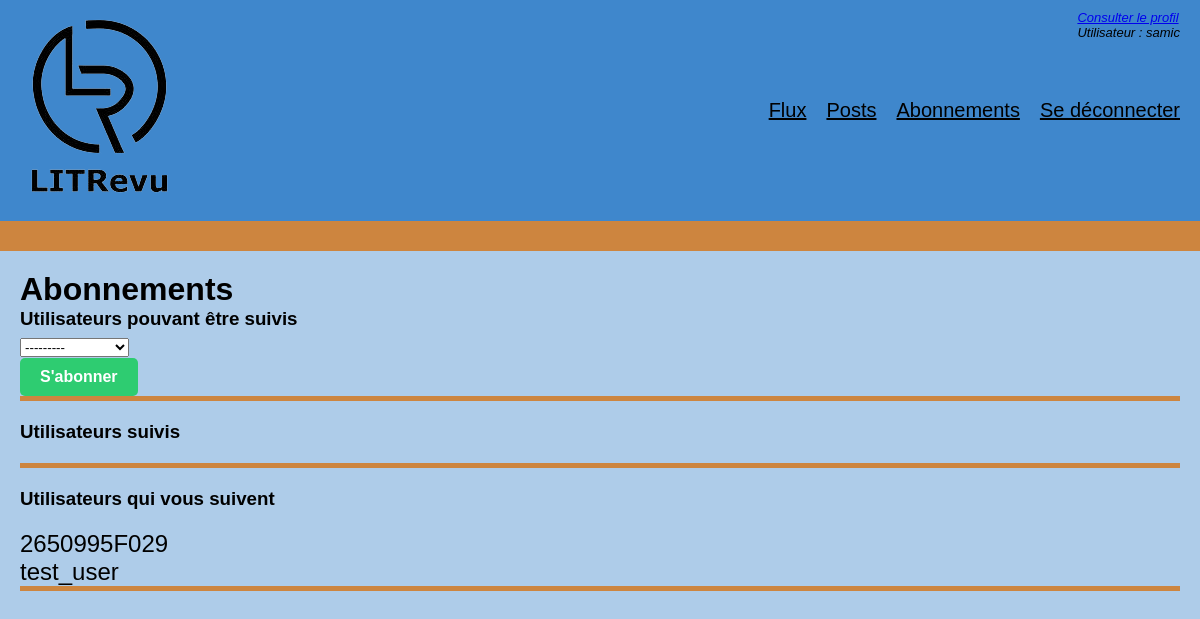
Before: /subscription/ (signed in) with the older database file.
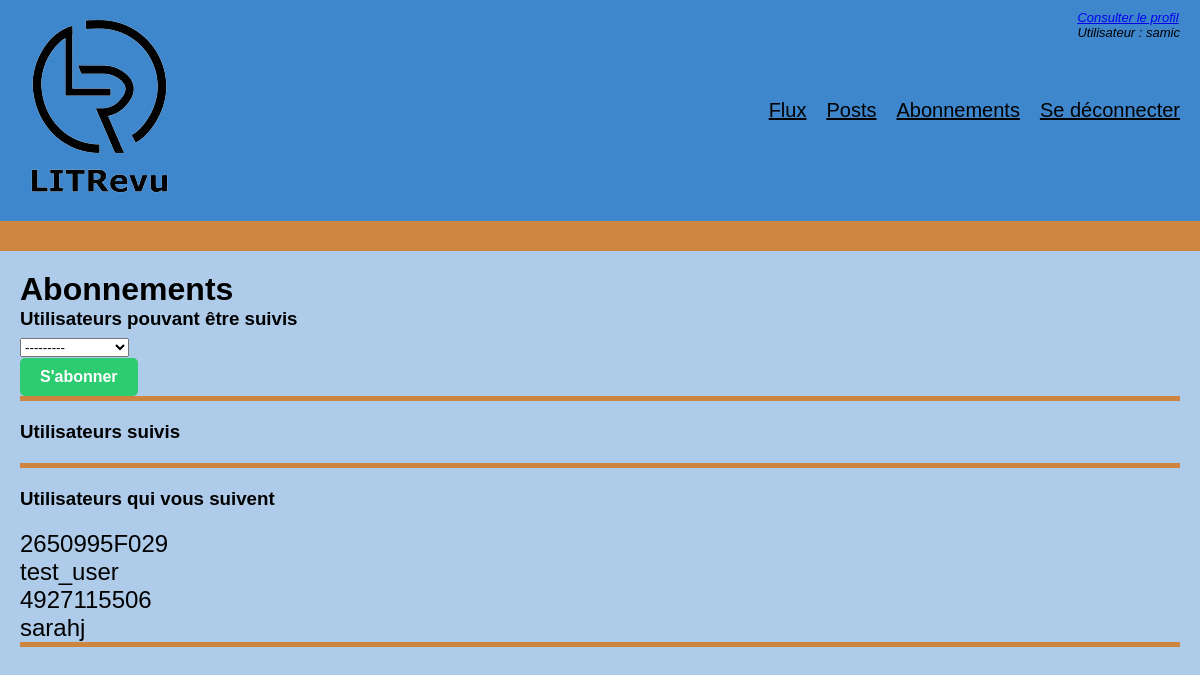
After: the same page with the newer database file.
### app_books/models.py (models this page shows)
class UserFollows(models.Model):
    user = models.ForeignKey(
        to=settings.AUTH_USER_MODEL, on_delete=models.CASCADE, related_name="following"
    )
    followed_user = models.ForeignKey(
        to=settings.AUTH_USER_MODEL,
        on_delete=models.CASCADE,
        related_name="followed_by",
    )
    class Meta:
        unique_together = (
            "user",
            "followed_user",
        )

### app_books/views.py (the view)
# urls.py: path("subscription/", views.subscription, name="subscription"),
@login_required
def subscription(request):
    already_following = request.user.following.all().values_list(
        "followed_user_id", flat=True
    )
    if request.method == "POST":
        form = SubscriptionForm(
            request.POST,
            users_to_follow=User.objects.exclude(id=request.user.id).exclude(
                id__in=already_following
            ),
        )
        if form.is_valid():
            followed_user = form.cleaned_data["users_to_follow"]
            user_follows = UserFollows(user=request.user, followed_user=followed_user)
            user_follows.save()
            return redirect("subscription")
    else:
        form = SubscriptionForm(
            users_to_follow=User.objects.exclude(id=request.user.id).exclude(
                id__in=already_following
            )
        )
    return render(request, "subscription.html", {"form": form})

### app_books/forms.py
class SubscriptionForm(forms.Form):
    users_to_follow = forms.ModelChoiceField(
        queryset=None,
        widget=forms.Select(attrs={"class": "form-control"}),
    )
    is_following = forms.BooleanField(
        required=False,
        initial=True,
        widget=forms.HiddenInput(),
    )
    users_to_follow.label = ""
    def __init__(self, *args, **kwargs):
        users_to_follow = kwargs.pop("users_to_follow", None)
        super().__init__(*args, **kwargs)
        self.fields["users_to_follow"].queryset = users_to_follow

### app_books/templates/subscription.html (shortened to what this page needs)
{% extends 'base.html' %}
{% load static %}
{% block content %}
<h1>Abonnements</h1>
<h3>Utilisateurs pouvant être suivis</h3>
<div class="users-heading">
    <form method="post">
        {{ form.as_p }}
        <button class="button success-button" type="submit">S'abonner</button>
    </form>
</div>
<h3>Utilisateurs suivis</h3>
<div class="followed-heading">
</div>
<h3>Utilisateurs qui vous suivent</h3>
<div class="followers-heading">
    <form method="post">
        {% for follower in request.user.followed_by.all %}
        <div>
            {{ follower.user.username }}
        </div>
        {% endfor %}
    </form>
</div>
{% endblock %}

Changed rows visible on the page:
added UserFollows: user.username "4927115506"
added UserFollows: user.username "sarahj"
